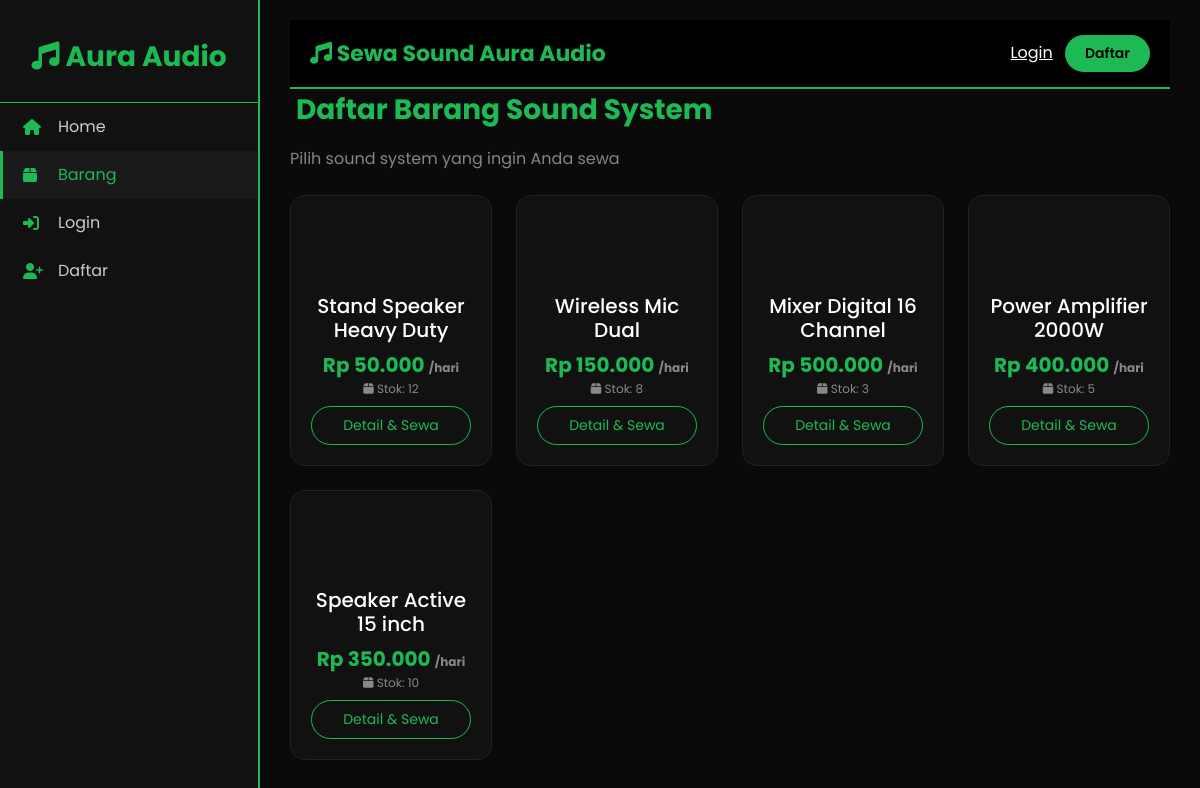
Screenshot of /barang.php with the database file from the repository.
### tables this page shows
CREATE TABLE barang (
    id_barang INT AUTO_INCREMENT PRIMARY KEY,
    kode_barang VARCHAR(20) UNIQUE NOT NULL,
    nama_barang VARCHAR(100) NOT NULL,
    id_kategori INT NOT NULL,
    harga_sewa INT NOT NULL,
    stok INT NOT NULL,
    deskripsi TEXT,
    FOREIGN KEY (id_kategori) REFERENCES kategori(id_kategori)
);

### barang.php (the view, shortened to what this page needs)
<?php
require_once 'database.php';
?>
<!DOCTYPE html>
<html>
<head>
    <link href="https://cdn.jsdelivr.net/npm/bootstrap@5.3.0/dist/css/bootstrap.min.css" rel="stylesheet">
    <link rel="stylesheet" href="https://cdnjs.cloudflare.com/ajax/libs/font-awesome/6.4.0/css/all.min.css">
</head>
<body>
<div class="sidebar">
    <div class="sidebar-brand"><h3><i class="fas fa-music"></i> Aura Audio</h3></div>
    <ul class="sidebar-menu">
        <li><a href="index.php"><i class="fas fa-home"></i> <span>Home</span></a></li>
        <li><a href="barang.php" class="active"><i class="fas fa-box"></i> <span>Barang</span></a></li>
        <?php if(isset($_SESSION['id_user'])): ?>
            <?php if($_SESSION['level'] == 'admin'): ?>
                <li><a href="admin/dashboard.php"><i class="fas fa-chart-line"></i> <span>Admin Panel</span></a></li>
            <?php else: ?>
                <li><a href="customer/dashboard.php"><i class="fas fa-tachometer-alt"></i> <span>Dashboard</span></a></li>
            <?php endif; ?>
            <li><a href="logout.php"><i class="fas fa-sign-out-alt"></i> <span>Logout</span></a></li>
        <?php else: ?>
            <li><a href="login.php"><i class="fas fa-sign-in-alt"></i> <span>Login</span></a></li>
            <li><a href="register.php"><i class="fas fa-user-plus"></i> <span>Daftar</span></a></li>
        <?php endif; ?>
    </ul>
</div>
<div class="main-content">
    <nav class="navbar">
        <a class="navbar-brand" href="index.php"><i class="fas fa-music"></i> Sewa Sound Aura Audio</a>
        <div>
            <?php if(isset($_SESSION['id_user'])): ?>
                <span class="text-white me-2"><?= $_SESSION['nama'] ?></span>
                <a href="logout.php" class="btn btn-spotify btn-sm">Logout</a>
            <?php else: ?>
                <a href="login.php" class="text-white me-2">Login</a>
                <a href="register.php" class="btn btn-spotify btn-sm">Daftar</a>
            <?php endif; ?>
        </div>
    </nav>
    <div class="page-title mb-3"><i class="fas fa-speaker"></i> Daftar Barang Sound System</div>
    <p class="text-white-50 mb-4">Pilih sound system yang ingin Anda sewa</p>
    <div class="row">
        <?php
        $result = mysqli_query($conn, "SELECT * FROM barang ORDER BY id_barang DESC");
        if(mysqli_num_rows($result) > 0):
            while($row = mysqli_fetch_assoc($result)):
        ?>
        <div class="col-md-3 col-sm-6 mb-4">
            <div class="product-card">
                <div class="product-icon"><i class="fas fa-speaker"></i></div>
                <h5 class="text-white"><?= $row['nama_barang'] ?></h5>
                <div class="product-price">Rp <?= number_format($row['harga_sewa'],0,',','.') ?> <span style="font-size:12px;color:#888;">/hari</span></div>
                <div class="product-stock"><i class="fas fa-box"></i> Stok: <?= $row['stok'] ?></div>
                <a href="detail.php?id=<?= $row['id_barang'] ?>" class="btn btn-outline-spotify btn-sm w-100 mt-2">Detail & Sewa</a>
            </div>
        </div>
        <?php endwhile; ?>
        <?php else: ?>
        <div class="col-12">
            <div class="alert alert-info text-center">Belum ada barang. Silakan admin menambahkan barang.</div>
        </div>
        <?php endif; ?>
    </div>
</div>
</body>
</html>

### barang.php (style rules this page uses)
* { margin:0;padding:0;box-sizing:border-box; }
body { background:#0a0a0a;font-family:'Poppins',sans-serif;color:#fff; }
.sidebar { position:fixed;left:0;top:0;width:260px;height:100%;background:#111;border-right:2px solid #1DB954;padding-top:20px;overflow-y:auto; }
.sidebar-brand { text-align:center;padding:20px 0;border-bottom:1px solid #1DB954; }
.sidebar-brand h3 { color:#1DB954;font-weight:700; }
.sidebar-menu { list-style:none;padding:0; }
.sidebar-menu li a { display:flex;align-items:center;padding:12px 20px;color:#ccc;text-decoration:none;transition:0.3s;border-left:3px solid transparent; }
.sidebar-menu li a:hover,.sidebar-menu li a.active { background:#1a1a1a;color:#1DB954;border-left-color:#1DB954; }
.sidebar-menu li a i { width:25px;margin-right:10px;color:#1DB954; }
.main-content { margin-left:260px;padding:20px 30px; }
.navbar { background:#000;border-bottom:2px solid #1DB954;padding:12px 20px;display:flex;justify-content:space-between;align-items:center; }
.navbar-brand { color:#1DB954;font-size:22px;font-weight:700; }
.btn-spotify { background:#1DB954;color:#000;font-weight:600;border:none;padding:8px 20px;border-radius:25px;transition:0.3s; }
.btn-outline-spotify { background:transparent;color:#1DB954;border:1px solid #1DB954;padding:8px 20px;border-radius:25px;transition:0.3s; }
.product-card { background:#111;border:1px solid #222;border-radius:15px;padding:20px;text-align:center;transition:0.3s;height:100%; }
.product-icon { font-size:45px;color:#1DB954;margin-bottom:10px; }
.product-price { color:#1DB954;font-size:20px;font-weight:700; }
.product-stock { color:#888;font-size:12px; }
.page-title { color:#1DB954;font-size:28px;font-weight:700; }

### rows the page displays
barang: nama_barang "Stand Speaker Heavy Duty", harga_sewa "50.000", stok "12"
barang: nama_barang "Wireless Mic Dual", harga_sewa "150.000", stok "8"
barang: nama_barang "Mixer Digital 16 Channel", harga_sewa "500.000", stok "3"
barang: nama_barang "Power Amplifier 2000W", harga_sewa "400.000", stok "5"
barang: nama_barang "Speaker Active 15 inch", harga_sewa "350.000", stok "10"
